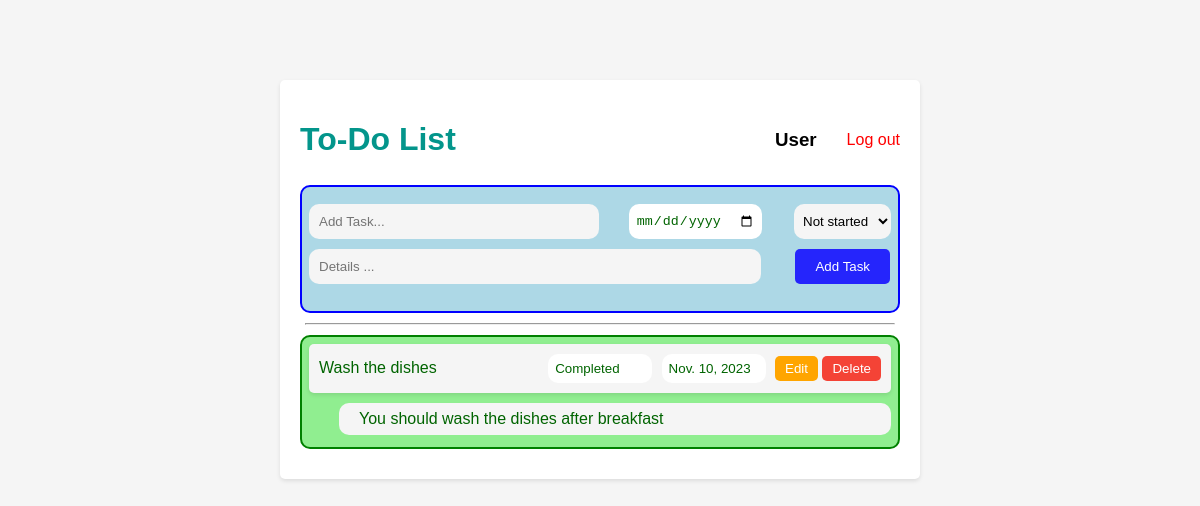
Screenshot of /index/ (signed in) with the database file from the repository.
### asosiy/models.py (models this page shows, shortened)
class Reja(models.Model):
    t_name = models.CharField(max_length=30)
    t_detail = models.TextField()
    date = models.DateField()
    progress = models.CharField(max_length=50)
    egasi = models.ForeignKey(User, on_delete=models.CASCADE, null=True)

### asosiy/views.py (the view, shortened to what this page needs)
# urls.py: path('index/', index),
def index(request):
    if request.user.is_authenticated:
        data = {
            "rejalar" : Reja.objects.filter(egasi=request.user)
        }
        return render(request, 'index.html', data)
    return redirect("/")

### templates/index.html (shortened to what this page needs)
<!DOCTYPE html>
<html>
  <head>
      {% load static %}
    <link rel="stylesheet" type="text/css" href=" {% static 'style.css' %}">
  </head>
  <body>
    <div class="container">
        <div class="head">
            <h1>To-Do List</h1>
            <div style="display: flex; align-items: center;">
                <h3>User</h3>
                <a href="/logout/" style="text-decoration: none; color: red;">
                Log out
                </a>
            </div>
      </div>
      <div class="task-add">
        <form id="task-form" method="post">{% csrf_token %}
            <div class="form1">
              <input type="text" value="{{ rejalar.t_name }}" name="t_n" placeholder="Add Task...">
              <input type="date" value="{{ rejalar.date }}" name="d">
              <select name="p">
                <option class="opt">
                  Not started
                </option>
              </select>
            </div>
            <div class="fomr1">{% csrf_token %}
              <input type="text" value="{{ rejalar.t_detail }}" name="t_d" placeholder="Details ...">
              <button type="submit" class="btn">Add Task</button>
            </div>
          </form>
      </div>
      <hr style="margin: 10px 5px;">
      {% for i in rejalar %}
        <div class="task">
        <ul id="task-list">
          <li>
              <div>
                  {{ i.t_name }}
              </div>
              <div>
                    <input type="text" value="{{ i.progress }}" readonly >
                    <input type="text" value="{{ i.date }}" readonly>
                    <button type="submit" class="edit"><a href="/edit/">Edit</a></button>
                    <button type="submit"  class="delete"><a href="/delete/{{i.id}}">Delete</a></button>
              </div>
          </li>
        </ul>
        <ul class="details">
            {{ i.t_detail}}
        </ul>
      </div>
      {% endfor %}
    </div>
  </body>
</html>

### static/style.css (style rules this page uses)
body { font-family: Arial, sans-serif; background-color: #f5f5f5; }
.container { max-width: 600px; margin: 10vh auto; padding: 20px; background-color: #fff; border-radius: 5px; box-shadow: 0 2px 4px rgba(0, 0, 0, 0.1); }
.head { display: flex; justify-content: space-between; align-items: center; }
h1 { text-align: center; color: rgb(3, 149, 139); }
h3 { margin-right: 30px; }
a { text-decoration: none; color: white; }
form { margin-bottom: 20px; }
.form1 { display: flex; justify-content: center; margin: 10px 0; }
input[type="text"] { flex: 1; width: 432px; padding: 10px; border: none; border-radius: 10px; background-color: #f5f5f5; margin: 0px 30px 0px 0px }
input[type="date"] { border-radius: 10px; border: 0; padding: 7px; margin-right: 32px; color: darkgreen; }
.task input { margin-right: 5px; }
.task input[type="text"] { width: 90px; background-color: white; color: darkgreen; padding: 7px; }
select { cursor: pointer; border: 0px; border-radius: 10px; background-color: #f5f5f5; padding: 5px; }
.opt { color: #807d7d; background-color: white; }
button { padding: 10px 20px; border: none; border-radius: 5px; background-color: rgb(37, 37, 252); color: #fff; cursor: pointer; }
ul { list-style: none; padding: 0; margin: 0; }
li { display: flex; justify-content: space-between; align-items: center; background-color: #f5f5f5; padding: 10px; margin-bottom: 10px; border-radius: 5px; box-shadow: 0 2px 4px rgba(0, 0, 0, 0.1); }
.delete { background-color: #f44336; color: #fff; padding: 5px 10px; border: none; border-radius: 5px; cursor: pointer; }
.edit { background-color: orange; color: #fff; padding: 5px 10px; border: none; border-radius: 5px; cursor: pointer; }
.details { margin: 0px 0px 5px 30px; background-color: #f5f5f5; padding: 7px 20px; border-radius: 10px; text-align: justify; }
.task { border: 2px solid green; background-color: lightgreen; border-radius: 10px; padding: 7px; margin: 10px 0; color: darkgreen; }
.task-add { background-color: lightblue; border-radius: 10px; padding: 7px; margin: 5px 0; border: 2px solid blue; }

### rows the page displays
Reja: t_name "Wash the dishes", progress "Completed", date "Nov. 10, 2023", t_detail "You should wash the dishes after breakfast"
